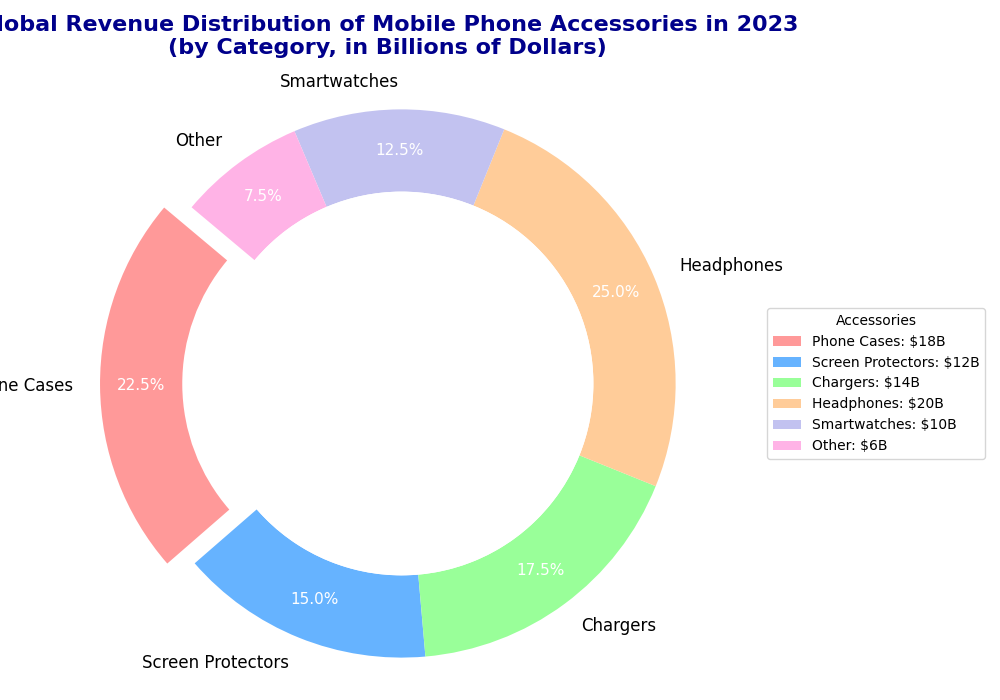

Recreate this plot in Python.
import matplotlib.pyplot as plt
import numpy as np

# Data Setup
# The data represents the global revenue distribution of different types of mobile phone accessories in 2023, in billions of dollars.
accessories = ['Phone Cases', 'Screen Protectors', 'Chargers', 'Headphones', 'Smartwatches', 'Other']
revenues = [18, 12, 14, 20, 10, 6]

# Colors for the pie chart segments
colors = ['#ff9999','#66b3ff','#99ff99','#ffcc99','#c2c2f0','#ffb3e6']

# Explode the largest segment slightly to highlight it
explode = (0.1, 0, 0, 0, 0, 0)

# Create a pie chart
fig, ax = plt.subplots(figsize=(10, 7))
wedges, texts, autotexts = ax.pie(
    revenues, 
    labels=accessories, 
    colors=colors, 
    autopct='%1.1f%%', 
    startangle=140,
    explode=explode,
    pctdistance=0.85,
    wedgeprops=dict(width=0.3)  # Donut shape
)

# Enhance the text appearance
for text in texts:
    text.set_fontsize(12)
    text.set_color('black')
for autotext in autotexts:
    autotext.set_fontsize(11)
    autotext.set_color('white')

# Add title with contextual information
plt.title(
    "Global Revenue Distribution of Mobile Phone Accessories in 2023\n(by Category, in Billions of Dollars)",
    fontsize=16,
    fontweight='bold',
    color='darkblue',
    pad=20
)

# Draw the circle in the middle for donut chart appearance
centre_circle = plt.Circle((0, 0), 0.70, fc='white')
fig.gca().add_artist(centre_circle)

# Ensure the pie chart is drawn as a circle
plt.axis('equal')

# Add legend with additional context on the revenue
ax.legend(
    wedges, 
    [f'{accessory}: ${revenue}B' for accessory, revenue in zip(accessories, revenues)], 
    title="Accessories", 
    loc="center left", 
    bbox_to_anchor=(1, 0, 0.5, 1), 
    fontsize=10
)

# Automatically adjust layout to prevent overlap
plt.tight_layout()

# Display the plot
plt.show()
